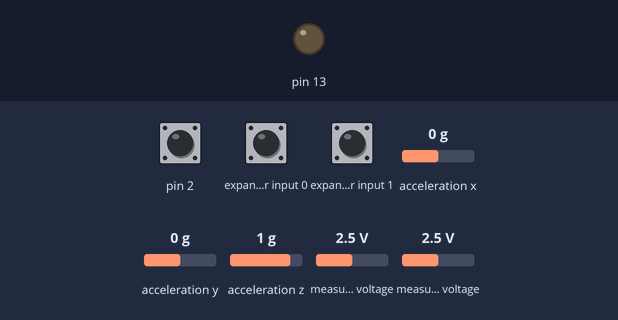
This sketch was run on a simulated Arduino Uno, built with avr-gcc and run on an emulated ATmega328P. Parts: output pins drawn as LEDs (lit = HIGH). Wiring (inferred from the names in the program): Wii Nunchuk at I2C address 0x52. The inputs (shaded band) are chosen by the test bench; at power-on: pin 2 HIGH, expander input 0 HIGH, expander input 1 HIGH, acceleration x 0 g, acceleration y 0 g, acceleration z 1 g, measured voltage 2.5 V. EEPROM starts erased.

Above: at 3.5 s.
Timing chart, 0 to 5.0 s (numbered marks = the images above):
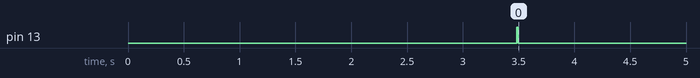

The sketch:

collector.ino
```cpp
#include <Wire.h>
#include <EEPROM.h>

#include "wiinunchuk.h"

int saddr = 0; // address of the byte that stores the signs of the next 8 bytes
int addr_offset = 0; // address of the current normal byte (not a sign byte), ranges between 0 and 7
int eeprom_size = 1024;
volatile int state = LOW;
int times = 0; // used for average
int data[] = { 0, 0, 0, 0, 0, 0, 0, 0, 0, 0 };

void setup()
{
  nunchuk_init();
  pinMode(13, OUTPUT);
  clear_eeprom();
  attachInterrupt(0, change_state, FALLING);
  digitalWrite(13, HIGH);
}

void loop()
{
  nunchuk_get_data();
  if (state == HIGH) {
    times = 0;
    change_state();
  }
  if (times < 10 && times > -1) {
    int r = nunchuk_rollangle();
    if (r < 0) {
      r = -(r + 180);
    } else {
      r = 180 - r;
    }
    data[times] = r;
    times++;
  } else if (times == 10) {
    if (saddr + addr_offset + 1 >= eeprom_size)
      full();
    else {
      record();
      if (addr_offset + 1 > 7) {
        saddr += 9;
        addr_offset = 0;
      } else
        addr_offset++;
     }

     times = -1;
  }
}

void change_state()
{
  state = !state;
}

void full()
{
  digitalWrite(13, HIGH);
}

void record()
{
  digitalWrite(13, LOW);
  // average the last 10 samples
  int sum = 0;
  for (int i = 0; i < 10; i++) {
    sum += data[i];
  }
  int roll = sum / 10;
  // use two bytes to store each number
  // bit is 1 if number is negative. 0 if it's positive.
  if (roll < 0) {
    EEPROM.write(saddr, EEPROM.read(saddr) | (1 << addr_offset));
    roll = -roll;
  } else
    EEPROM.write(saddr, EEPROM.read(saddr) & ~(1 << addr_offset));
  EEPROM.write(saddr + addr_offset + 1, roll);
}

void clear_eeprom()
{
  // reset the memory to 0s at the start of each photoshoot
  for (int i = 0; i < eeprom_size; i++)
  {
    EEPROM.write(i, 0);
  }
}
```

wiinunchuk.h
```cpp
// (licence header left out)
#if (ARDUINO >= 100)
#include <Arduino.h>
#else
#include <WProgram.h>
#endif

//
// These are suitable defaults for most nunchuks, including knockoffs.
// If you intend to use the same nunchuk all the time and demand accu-
// racy, it is worth your time to measure these on your own.
//     If you may want to use various nunchuks, you may want to
// calibrate using functions
//   nunchuk_calibrate_joy()
//   nunchuk_calibrate_accelxy()
//   nunchuk_calibrate_accelz()
//
#define DEFAULT_CENTRE_JOY_X 124
#define DEFAULT_CENTRE_JOY_Y 132
#define ACCEL_ZEROX 449
#define ACCEL_ZEROY 516
#define ACCEL_ZEROZ 506

//
// Global vars are kept to a minimum.
//
uint8_t ctrlr_type[6];   // Used externally?
uint8_t nunchuk_buf[6];  // Keeps data payload from nunchuk
// Accelerometer values and callibration centres:
uint16_t accel_zerox, accel_zeroy, accel_zeroz;
// Joystick values and calibration centres:
int joy_x, joy_y, joy_zerox, joy_zeroy;

//
//
// Uses port C (analog in) pins as power & ground for nunchuk
//
void nunchuk_setpowerpins()
  {
  #define pwrpin PORTC3
  #define gndpin PORTC2
  DDRC |= _BV(pwrpin) | _BV(gndpin);
  PORTC &=~ _BV(gndpin);
  PORTC |=  _BV(pwrpin);
  delay(100); // wait for things to stabilize
  }

//
//
// Initialize and join the I2C bus, and tell the nunchuk we're
// talking to it. This function will work both with Nintendo
// nunchuks, or knockoffs.
//
// See http://www.arduino.cc/cgi-bin/yabb2/YaBB.pl?num=1264805255
//
void nunchuk_init()
  {
  Wire.begin();
  delay(1);
  Wire.beginTransmission(0x52);  // device address
  #if (ARDUINO >= 100)
    Wire.write((uint8_t)0xF0);  // 1st initialisation register
    Wire.write((uint8_t)0x55);  // 1st initialisation value
    Wire.endTransmission();
    delay(1);
    Wire.beginTransmission(0x52);
    Wire.write((uint8_t)0xFB);  // 2nd initialisation register
    Wire.write((uint8_t)0x00);  // 2nd initialisation value
  #else
    Wire.send((uint8_t)0xF0);   // 1st initialisation register
    Wire.send((uint8_t)0x55);   // 1st initialisation value
    Wire.endTransmission();
    delay(1);
    Wire.beginTransmission(0x52);
    Wire.send((uint8_t)0xFB);   // 2nd initialisation register
    Wire.send((uint8_t)0x00);   // 2nd initialisation value
  #endif
  Wire.endTransmission();
  delay(1);
  //
  // Set default calibration centres:
  //
  joy_zerox = DEFAULT_CENTRE_JOY_X;
  joy_zeroy = DEFAULT_CENTRE_JOY_Y;
  accel_zerox = ACCEL_ZEROX;
  accel_zeroy = ACCEL_ZEROY;
  accel_zeroz = ACCEL_ZEROZ;
  }

//
//
// T.T.
// Standard nunchuks use a byte-wise encryption using bit-wise XOR
// with 0x17. This function decodes a byte.
//
// This function is not needed since the way we initialize the nunchuk
// does not XOR encrypt the bits.
//
//static inline char nunchuk_decode_byte (char x)
//  {
//  x = (x ^ 0x17) + 0x17;
//  return x;
//  }

static void nunchuk_send_request()
{
  Wire.beginTransmission(0x52);// transmit to device 0x52
  #if (ARDUINO >= 100)
    Wire.write((uint8_t)0x00);// sends one byte
  #else
    Wire.send((uint8_t)0x00);// sends one byte
  #endif
  Wire.endTransmission();// stop transmitting
}

//
//
// Gets data from the nunchuk and packs it into the nunchuk_buff byte
// aray. That array will be processed by other functions to extract
// the data from the sensors and analyse.
//
int nunchuk_get_data()
  {
  int cnt=0;
    // Request six bytes from the chuck.
  Wire.requestFrom (0x52, 6);
  while (Wire.available ())
    {
    // receive byte as an integer
    #if (ARDUINO >= 100)
      nunchuk_buf[cnt] = Wire.read();
    #else
      nunchuk_buf[cnt] = Wire.receive();
    #endif
    cnt++;
    }

  Wire.beginTransmission(0x52);// transmit to device 0x52
  #if (ARDUINO >= 100)
    Wire.write((uint8_t)0x00);// sends one byte
  #else
    Wire.send((uint8_t)0x00);// sends one byte
  #endif
  Wire.endTransmission();// stop transmitting

  if (cnt >= 5)
    {
    return 1;   // success
    }
  return 0; // failure
  }

//
//
//
// Calibrate joystick so that we read the centre position as (0,0).
// Otherwise, we use the default values from the header.
//
void nunchuk_calibrate_joy()
  {
  joy_zerox = joy_x;
  joy_zeroy = joy_y;
  }

// Returns c and z button states: 1=pressed, 0=not
// The state is in the two least significant bits of the 6th byte.
// In the data, a 1 is unpressed and 0 is pressed, so this will be
// reversed. These functions use a bitwise AND to determine the value
// and then the () ? true : false; conditional structure to pass out
// the appropriate state.
//
static inline unsigned int nunchuk_zbutton()
  {
  return ((nunchuk_buf[5] >> 0) & 1) ? 0 : 1;
  }

static inline unsigned int nunchuk_cbutton()
  {
  return ((nunchuk_buf[5] >> 1) & 1) ? 0 : 1;
  }

//
//
// Returns the raw x and y values of the the joystick, cast as ints.
//
static inline int nunchuk_joy_x()
  {
  return (int) nunchuk_buf[0];
  }

static inline int nunchuk_joy_y()
  {
  return (int) nunchuk_buf[1];
  }

//
//
// Return calibrated x and y values of the joystick.
//
static inline int nunchuk_cjoy_x()
  {
  return (int)nunchuk_buf[0] - joy_zerox;
  }

static inline int nunchuk_cjoy_y()
  {
  return (int)nunchuk_buf[1] - joy_zeroy;
  }

//
//
// Returns the raw 10-bit values from the 3-axis accelerometer sensor.
// Of the six bytes recieved in a data payload from the nunchuk, bytes
// 2, 3 and 4 are the most significant 8 bits of each 10-bit reading.
// The final two bits are stored in the 6th bit along with the states
// of the c and z button. These functions take the most significant
// 8-bits and stacks it into a 16 bit unsigned integer, and then tacks
// on the least significant bits from the 6th byte of the data
// payload.
//
// Load the most sig digits into a blank 16-bit unsigned int leaving
// two bits in the bottom ( via a 2-bit shift, << 2) for the least sig
// bits:
//   0x0000 | nunchuk_buff[*] << 2
// Add to the above, the least sig bits. The code for x:
//   nunchuk_buf[5] & B00001100
// for example selects the 3rd and 4th bits from the 6th byte of the
// payload to be concatinated with nunchuk_buff[2] to complete the 10-
// bit datum for a given axis.
//
static inline uint16_t nunchuk_accelx()
  {
  return (  0x0000 | ( nunchuk_buf[2] << 2 ) +
    ( ( nunchuk_buf[5] & B00001100 ) >> 2 )  );
  }

static inline uint16_t nunchuk_accely()
  {
  return (  0x0000 ^ ( nunchuk_buf[3] << 2 ) +
    ( ( nunchuk_buf[5] & B00110000 ) >> 4 )  );
  }

static inline uint16_t nunchuk_accelz()
  {
  return (  0x0000 ^ ( nunchuk_buf[4] << 2 ) +
    ( ( nunchuk_buf[5] & B11000000 ) >> 6 )  );
  }

//
//
// Returns the x,y and z accelerometer values with calibration values
// subtracted.
//
static inline int nunchuk_caccelx()
  {
    return (int)(nunchuk_accelx() - accel_zerox);
  }

static inline int nunchuk_caccely()
  {
    return (int)(nunchuk_accely() - accel_zeroy);
  }

static inline int nunchuk_caccelz()
  {
    return (int)(nunchuk_accelz() - accel_zeroz);
  }

//
//
// Returns joystick angle in degrees. It uses the ratio of calibrated
// x and y potentiometer readings to find the angle, zero being direct
// right (positive x) and measured counter-clockwise from there.
//
// If the atan2 function returns a negative angle, it is rotated back
// into a positive angle. For those unfamiliar, the atan2 function
// is a more inteligent atan function which quadrant the vector <x,y>
// is in, and returns the appropriate angle.
//
static inline int nunchuk_joyangle()
  {
  double theta;
  theta = atan2( nunchuk_cjoy_y(), nunchuk_cjoy_x() );
  while (theta < 0) theta += 2*M_PI;
  return (int)(theta * 180/M_PI);
  }

//
//
// Returns roll angle in degrees. Under the assumption that the
// only acceleration detected by the accelerometer is acceleration due
// to gravity, this function uses the ratio of the x and z
// accelerometer readings to gauge pitch. This only works while the
// nunchuk is being held still or at constant velocity with zero ext-
// ernal force.
//
static inline int nunchuk_rollangle()
  {
  return (int) (  atan2( (double) nunchuk_caccelx(),
    (double) nunchuk_caccelz() ) * 180 / M_PI  );
  }

//
//
// Returns pitch angle in degrees. Under the assumption that the
// only acceleration detected by the accelerometer is acceleration due
// to gravity, this function uses the ratio of the y and z
// accelerometer readings to gauge pitch.  This only works while the
// nunchuk is being held still or at constant velocity with zero ext-
// ernal force.
//
static inline int nunchuk_pitchangle()
  {
  return (int) (  atan2( (double) nunchuk_caccely(),
    (double)nunchuk_caccelz() ) * 180 / M_PI  );
  }

//
//
// Because gravity pulls down on the z-accelerometer while the nunchuk
// is upright, we need to calibrate {x,y} and {z} separately. Execute
// this function while the nunchuk is known to be upright and then
// execute nunchuk_calibrate_accelz() when the nunchuk is on its side.
//
void nunchuk_calibrate_accelxy()
  {
  accel_zerox = nunchuk_accelx();
  accel_zeroy = nunchuk_accely();
  }

//
//
// See documentation for nunchuk_calibrate_xy()
//
void nunchuk_calibrate_accelz()
  {
  accel_zeroz = nunchuk_accelz();
  }
//
//
// EOF
```

Measured:
- by itself, pin 13: HIGH → LOW at 3.5 s
